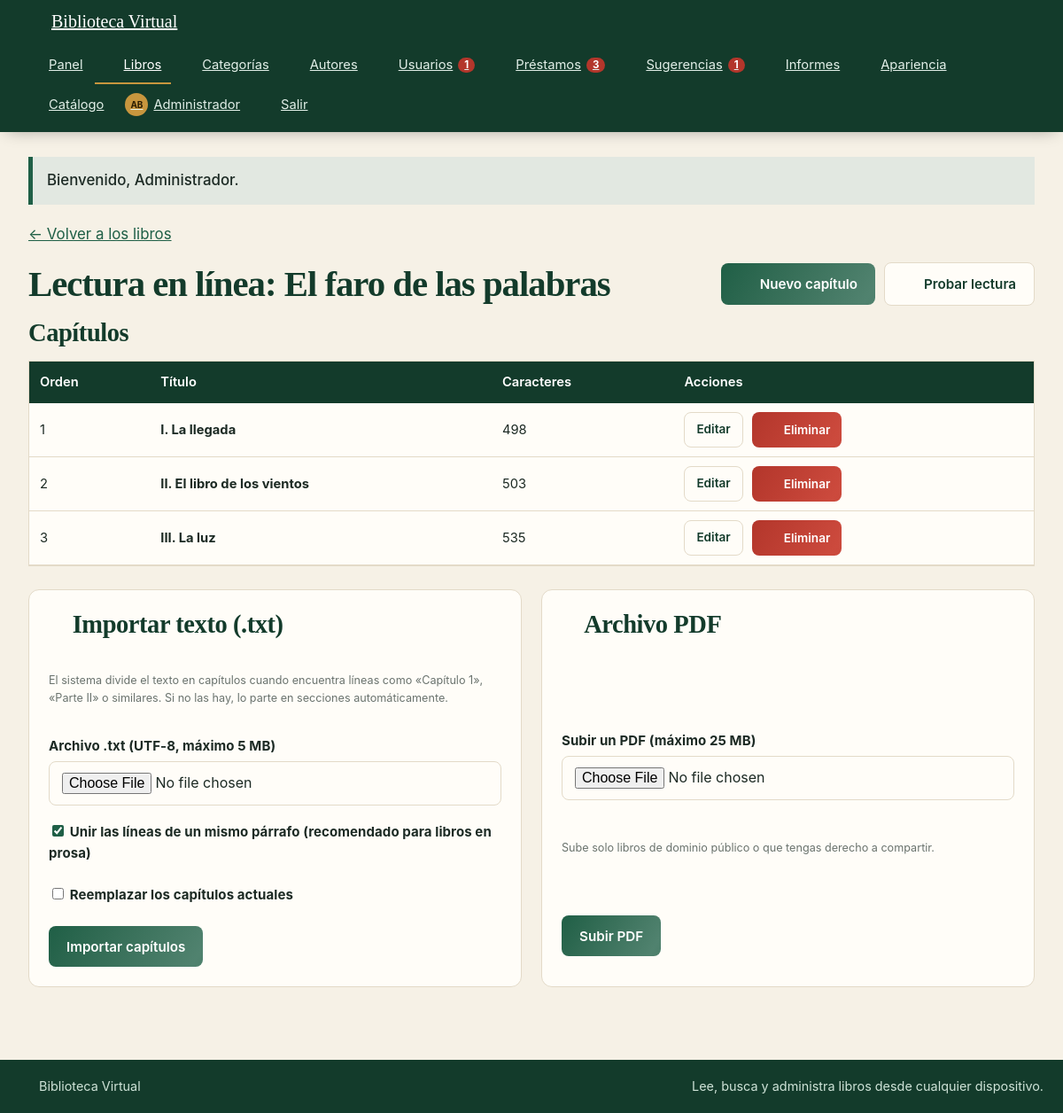
The page /capitulos.php?libro=5 (signed in) on the database its author committed.
### tables this page shows
CREATE TABLE usuarios (
  id INT NOT NULL AUTO_INCREMENT,
  nombre VARCHAR(80) NOT NULL,
  apellido VARCHAR(80) NOT NULL,
  correo VARCHAR(120) NOT NULL,
  telefono VARCHAR(20) NOT NULL,
  fecha_nacimiento DATE NOT NULL,
  clave VARCHAR(255) NOT NULL,
  rol ENUM('admin','bibliotecario','lector') NOT NULL DEFAULT 'lector',
  activo TINYINT(1) NOT NULL DEFAULT 1,
  foto VARCHAR(80) DEFAULT NULL,
  tema ENUM('auto','claro','oscuro') NOT NULL DEFAULT 'auto',
  edad_editable TINYINT(1) NOT NULL DEFAULT 0,
  cambiar_clave TINYINT(1) NOT NULL DEFAULT 0,
  creado_en TIMESTAMP NOT NULL DEFAULT CURRENT_TIMESTAMP,
  PRIMARY KEY (id),
  UNIQUE KEY uq_usuarios_correo (correo)
);

CREATE TABLE libros (
  id INT NOT NULL AUTO_INCREMENT,
  codigo VARCHAR(30) NOT NULL,
  titulo VARCHAR(150) NOT NULL,
  autor_id INT NOT NULL,
  categoria_id INT NOT NULL,
  editorial VARCHAR(100) DEFAULT NULL,
  anio SMALLINT DEFAULT NULL,
  ejemplares INT NOT NULL DEFAULT 0,
  descripcion TEXT DEFAULT NULL,
  archivo VARCHAR(80) DEFAULT NULL,
  creado_en TIMESTAMP NOT NULL DEFAULT CURRENT_TIMESTAMP,
  PRIMARY KEY (id),
  UNIQUE KEY uq_libros_codigo (codigo),
  KEY idx_libros_titulo (titulo),
  KEY idx_libros_autor (autor_id),
  KEY idx_libros_categoria (categoria_id),
  CONSTRAINT fk_libros_autor FOREIGN KEY (autor_id) REFERENCES autores(id) ON DELETE RESTRICT,
  CONSTRAINT fk_libros_categoria FOREIGN KEY (categoria_id) REFERENCES categorias(id) ON DELETE RESTRICT
);

CREATE TABLE capitulos (
  id INT NOT NULL AUTO_INCREMENT,
  libro_id INT NOT NULL,
  orden INT NOT NULL,
  titulo VARCHAR(150) NOT NULL,
  contenido MEDIUMTEXT NOT NULL,
  PRIMARY KEY (id),
  UNIQUE KEY uq_capitulos_orden (libro_id, orden),
  CONSTRAINT fk_capitulos_libro FOREIGN KEY (libro_id) REFERENCES libros(id) ON DELETE CASCADE
);

### capitulos.php (the view, shortened to what this page needs)
<?php
require_once 'seguridad.php';
exigir_admin();
$cn = db();
$libro_id = (int)(isset($_REQUEST['libro']) ? $_REQUEST['libro'] : 0);
$caps = consulta($cn, 'SELECT id, orden, titulo, CHAR_LENGTH(contenido) AS largo FROM capitulos WHERE libro_id = ? ORDER BY orden', 'i', array($libro_id));
$libro = fila($cn, 'SELECT id, titulo, archivo FROM libros WHERE id = ?', 'i', array($libro_id));
require 'cabecera.php';
?>
<p><a href="libros.php">← Volver a los libros</a></p>
<div class="seccion-titulo" style="margin-top:0"><h1>Lectura en línea: <?php echo e($libro['titulo']); ?></h1>
  <div class="acciones"><a class="btn" href="capitulo_form.php?libro=<?php echo $libro_id; ?>"><?php echo icono('mas', 16); ?> Nuevo capítulo</a><?php if (count($caps) || $libro['archivo']): ?><a class="btn btn-claro" href="leer.php?id=<?php echo $libro_id; ?>"><?php echo icono('abierto', 16); ?> Probar lectura</a><?php endif; ?></div></div>
<h2>Capítulos</h2>
<?php if (!count($caps)): ?><div class="vacio">Este libro todavía no tiene capítulos. Crea uno o importa un archivo de texto.</div><?php else: ?>
<div class="tabla-wrap"><table>
  <thead><tr><th>Orden</th><th>Título</th><th>Caracteres</th><th>Acciones</th></tr></thead>
  <tbody>
  <?php foreach ($caps as $c): ?>
    <tr>
      <td><?php echo (int)$c['orden']; ?></td>
      <td><strong><?php echo e($c['titulo']); ?></strong></td>
      <td><?php echo number_format((int)$c['largo'], 0, ',', '.'); ?></td>
      <td class="acciones">
        <a class="btn btn-sm btn-claro" href="capitulo_form.php?id=<?php echo (int)$c['id']; ?>">Editar</a>
        <form method="post" onsubmit="return confirm('¿Eliminar este capítulo? También se borrarán los resaltados y marcadores de los lectores en él.');"><button class="btn btn-sm btn-peligro" type="submit"><?php echo icono('borrar', 15); ?> Eliminar</button></form>
      </td>
    </tr>
  <?php endforeach; ?>
  </tbody>
</table></div>
<?php endif; ?>
<div class="dos-columnas" style="margin-top:26px">
  <form class="panel formulario" method="post" enctype="multipart/form-data">
    <h2><?php echo icono('descargar', 20); ?> Importar texto (.txt)</h2>
    <p class="ayuda">El sistema divide el texto en capítulos cuando encuentra líneas como «Capítulo 1», «Parte II» o similares. Si no las hay, lo parte en secciones automáticamente.</p>
    <div><label for="texto">Archivo .txt (UTF-8, máximo 5 MB)</label><input id="texto" type="file" name="texto" accept=".txt,text/plain" required></div>
    <div><label><input type="checkbox" name="unir" value="1" checked> Unir las líneas de un mismo párrafo (recomendado para libros en prosa)</label></div>
    <div><label><input type="checkbox" name="reemplazar" value="1"> Reemplazar los capítulos actuales</label></div>
    <div class="acciones"><button class="btn" type="submit">Importar capítulos</button></div>
  </form>
  <div class="panel formulario">
    <h2><?php echo icono('libro', 20); ?> Archivo PDF</h2>
    <form method="post" enctype="multipart/form-data" class="formulario">
      <div><label for="pdf"><?php echo $libro['archivo'] ? 'Reemplazar el PDF' : 'Subir un PDF'; ?> (máximo 25 MB)</label><input id="pdf" type="file" name="pdf" accept="application/pdf,.pdf" required></div>
      <p class="ayuda">Sube solo libros de dominio público o que tengas derecho a compartir.</p>
      <div class="acciones"><button class="btn" type="submit">Subir PDF</button></div>
    </form>
  </div>
</div>
<?php require 'pie.php'; ?>

### seguridad.php (shortened to what this page needs)
<?php
function e($v) {
    return htmlspecialchars((string)$v, ENT_QUOTES, 'UTF-8');
}
function logueado() {
    return !empty($_SESSION['usuario_id']);
}
function consulta($cn, $sql, $tipos = '', $params = array()) {
    $st = $cn->prepare($sql);
    if ($tipos !== '') {
        $args = array($tipos);
        foreach ($params as $k => $v) { $args[] = &$params[$k]; }
        call_user_func_array(array($st, 'bind_param'), $args);
    }
    $st->execute();
    $filas = array();
    $meta = $st->result_metadata();
    if ($meta) {
        if (method_exists($st, 'get_result')) {
            $r = $st->get_result();
            while ($f = $r->fetch_assoc()) { $filas[] = $f; }
        }
    }
    return $filas;
}
function fila($cn, $sql, $tipos = '', $params = array()) {
    $f = consulta($cn, $sql, $tipos, $params);
    return $f ? $f[0] : null;
}
function usuario_actual() {
    static $u = false;
    if ($u === false) {
        $u = null;
        if (logueado()) {
            $u = fila(db(), 'SELECT id, nombre, apellido, rol, activo, foto, tema, cambiar_clave FROM usuarios WHERE id = ?', 'i', array((int)$_SESSION['usuario_id']));
        }
    }
    return $u;
}
function exigir_login() {
    $u = usuario_actual();
}
function exigir_admin() {
    exigir_login();
}
function avatar_html($u, $tam = 34) {
    $nombre = isset($u['nombre']) ? $u['nombre'] : '?';
    $apellido = isset($u['apellido']) ? $u['apellido'] : '';
    $ini = mb_strtoupper(mb_substr($nombre, 0, 1) . mb_substr($apellido, 0, 1));
    return '<span class="avatar avatar-ini" style="width:' . (int)$tam . 'px;height:' . (int)$tam . 'px;font-size:' . (int)($tam * 0.4) . 'px">' . e($ini) . '</span>';
}
function icono($nombre, $tam = 18) {
    $trazo = isset($p[$nombre]) ? $p[$nombre] : $p['libro'];
    return '<svg class="ico" width="' . (int)$tam . '" height="' . (int)$tam . '" viewBox="0 0 24 24" fill="none" stroke="currentColor" stroke-width="2" stroke-linecap="round" stroke-linejoin="round" aria-hidden="true">' . $trazo . '</svg>';
}

### rows shown on the page
usuarios: ini "AB"
libros: titulo "El faro de las palabras"
capitulos: orden "1", titulo "I. La llegada", largo "498", $tam 15 (drawn)
capitulos: orden "2", titulo "II. El libro de los vientos", largo "503", $tam 15 (drawn)
capitulos: orden "3", titulo "III. La luz", largo "535", $tam 15 (drawn)

### other values the page prints
$cab_cfg['nombre_sitio'] "Biblioteca Virtual"
$cab_item[1] "Panel"
$cab_item[1] "Libros"
$cab_item[1] "Categorías"
$cab_item[1] "Autores"
$cab_item[1] "Usuarios"
$cab_item[4] "1"
$cab_item[1] "Préstamos"
$cab_item[4] "3"
$cab_item[1] "Sugerencias"
$cab_item[1] "Informes"
$cab_item[1] "Apariencia"
$cab_item[1] "Catálogo"
$_SESSION['nombre'] "Administrador"
$_SESSION['flash'][1] "Bienvenido, Administrador."
